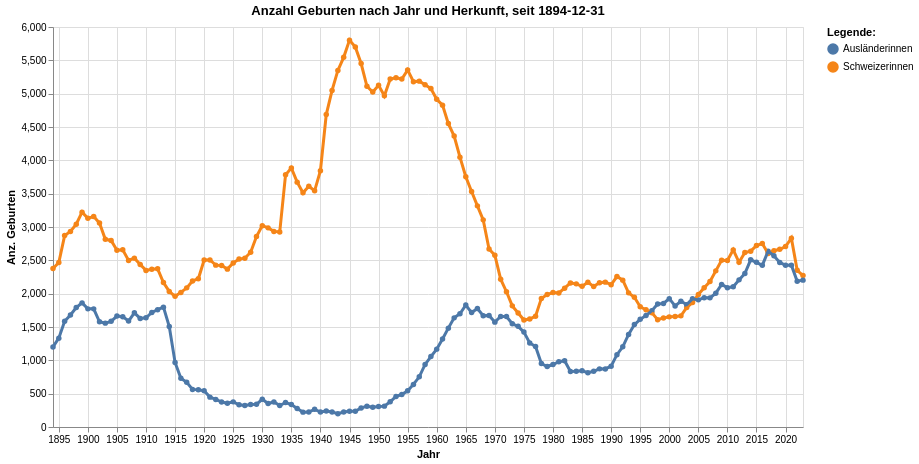

Notebook cell for this chart:
### Code cell
grafik2 = mypy_dv.plot_altair_multiline_highlight(
    data = myAgg2.reset_index().sort_values('HerkunftMutterCd', ascending=True)
    ,x = 'StichtagDatJahr'
    ,y = 'AnzGebuWir'
    ,x_beschriftung = 'Jahr'
    , y_beschriftung = 'Anz. Geburten'
    ,category = "HerkunftMutterLang"
    ,category_beschriftung= 'Legende:'
    ,warning_status = "ignore" #always or ignore
    ,myTitle="Anzahl Geburten nach Jahr und Herkunft, seit "+data_min_date
)
grafik2

### Figure 1 — Vega-Lite specification as saved in the notebook (floating-point values rounded to 4 significant figures; data arrays with more than 128 entries replaced by an {"elided": "..."} marker saying what was removed)
{"config": {"view": {"continuousWidth": 300, "continuousHeight": 300}}, "layer": [{"mark": {"type": "circle"}, "encoding": {"color": {"field": "HerkunftMutterLang", "legend": {"orient": "right", "title": "Legende:"}, "type": "nominal"}, "opacity": {"value": 1.3}, "tooltip": [{"field": "StichtagDatJahr", "type": "temporal"}, {"field": "HerkunftMutterLang", "type": "nominal"}, {"field": "AnzGebuWir", "type": "quantitative"}], "x": {"axis": {"title": "Jahr"}, "field": "StichtagDatJahr", "type": "temporal"}, "y": {"axis": {"title": "Anz. Geburten"}, "field": "AnzGebuWir", "type": "quantitative"}}, "name": "view_8", "title": "Anzahl Geburten nach Jahr und Herkunft, seit 1894-12-31"}, {"mark": {"type": "line"}, "encoding": {"color": {"field": "HerkunftMutterLang", "legend": {"orient": "right", "title": "Legende:"}, "type": "nominal"}, "size": {"condition": {"test": {"not": {"param": "param_8"}}, "value": 1.2}, "value": 3}, "tooltip": [{"field": "StichtagDatJahr", "type": "temporal"}, {"field": "HerkunftMutterLang", "type": "nominal"}, {"field": "AnzGebuWir", "type": "quantitative"}], "x": {"axis": {"title": "Jahr"}, "field": "StichtagDatJahr", "type": "temporal"}, "y": {"axis": {"title": "Anz. Geburten"}, "field": "AnzGebuWir", "type": "quantitative"}}, "title": "Anzahl Geburten nach Jahr und Herkunft, seit 1894-12-31"}], "data": {"name": "data-e4c0dcce43345ab51c90b2844f21ae37"}, "height": 400, "params": [{"name": "param_8", "select": {"type": "point", "fields": ["HerkunftMutterLang"], "nearest": true, "on": "pointerover"}, "views": ["view_8"]}], "width": 750, "$schema": "https://vega.github.io/schema/vega-lite/v5.20.1.json", "datasets": {"data-e4c0dcce43345ab51c90b2844f21ae37": {"elided": "260 records"}}}
